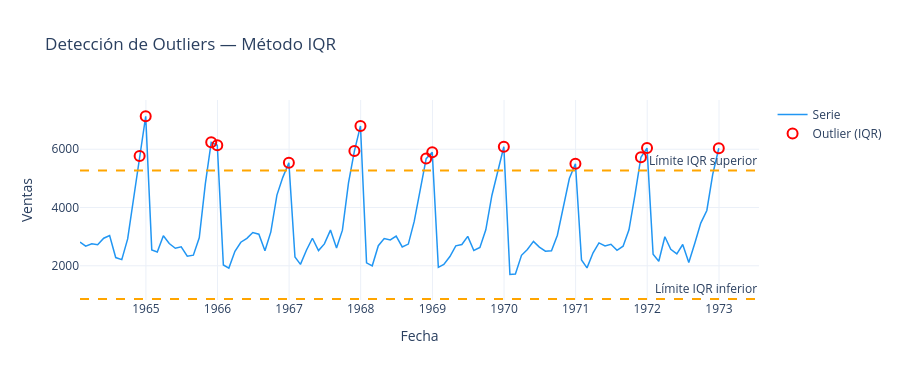

Notebook code cell kept with this figure:
### Markdown cell above
### 3.2 Detección de Outliers — IQR y Z-score

### Code cell
# ── Método 1: IQR (Rango Intercuartílico) ────────────────────────────────
Q1, Q3 = df.y.quantile(0.25), df.y.quantile(0.75)
IQR    = Q3 - Q1
limite_inf_iqr = Q1 - 1.5 * IQR
limite_sup_iqr = Q3 + 1.5 * IQR
outliers_iqr = df[(df.y < limite_inf_iqr) | (df.y > limite_sup_iqr)]

print("IQR — Detección de Outliers")
print(f"  Q1={Q1:.0f}  Q3={Q3:.0f}  IQR={IQR:.0f}")
print(f"  Límite inferior: {limite_inf_iqr:.0f}")
print(f"  Límite superior: {limite_sup_iqr:.0f}")
print(f"  Outliers detectados: {len(outliers_iqr)}")
print(outliers_iqr[['ds','y']])

# ── Método 2: Z-score ─────────────────────────────────────────────────────
z_scores = np.abs(stats.zscore(df.y))
outliers_z = df[z_scores > 3]
print(f"\nZ-score (|z| > 3) — Outliers detectados: {len(outliers_z)}")
if len(outliers_z): print(outliers_z[['ds','y']])

# ── Visualización comparativa ─────────────────────────────────────────────
fig = go.Figure()
fig.add_trace(go.Scatter(x=df.ds, y=df.y, mode='lines',
                          name='Serie', line=dict(color='#2196F3', width=1.5)))
fig.add_hline(y=limite_sup_iqr, line_dash='dash', line_color='orange',
              annotation_text='Límite IQR superior')
fig.add_hline(y=limite_inf_iqr, line_dash='dash', line_color='orange',
              annotation_text='Límite IQR inferior')
if len(outliers_iqr):
    fig.add_trace(go.Scatter(x=outliers_iqr.ds, y=outliers_iqr.y,
                              mode='markers', name='Outlier (IQR)',
                              marker=dict(color='red', size=10, symbol='circle-open', line_width=2)))
fig.update_layout(title='Detección de Outliers — Método IQR',
                  height=380, template='plotly_white',
                  xaxis_title='Fecha', yaxis_title='Ventas')
fig.show()
